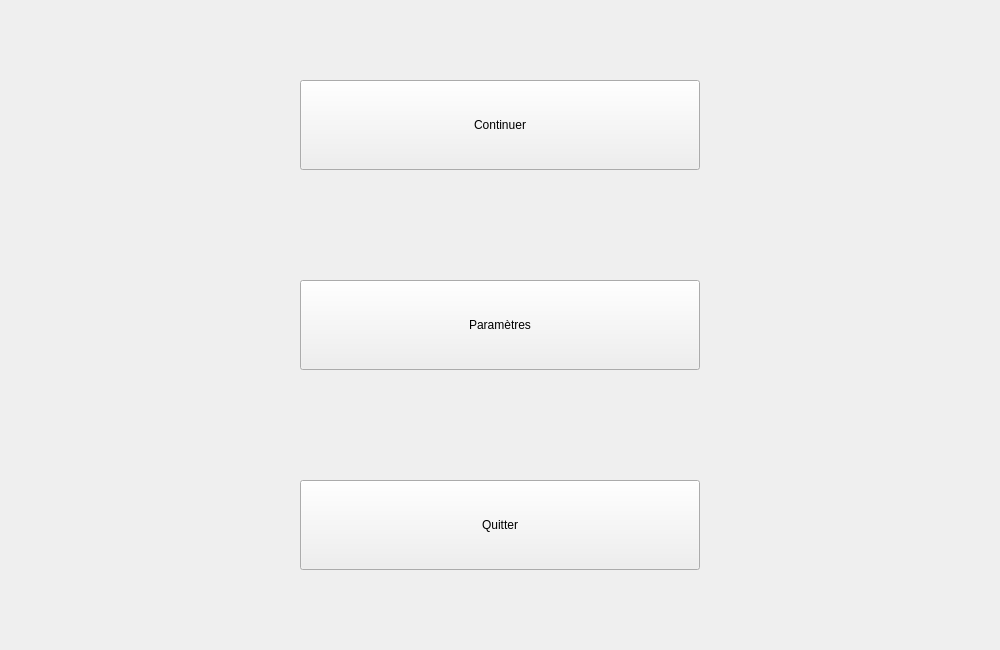
<?xml version="1.0" encoding="UTF-8"?>
<ui version="4.0">
 <class>ehcap_window</class>
 <widget class="QWidget" name="ehcap_window">
  <property name="geometry">
   <rect>
    <x>0</x>
    <y>0</y>
    <width>1000</width>
    <height>650</height>
   </rect>
  </property>
  <property name="windowTitle">
   <string>Echap</string>
  </property>
  <widget class="QPushButton" name="resume_button">
   <property name="geometry">
    <rect>
     <x>300</x>
     <y>80</y>
     <width>400</width>
     <height>90</height>
    </rect>
   </property>
   <property name="text">
    <string>Continuer</string>
   </property>
  </widget>
  <widget class="QPushButton" name="quit_button">
   <property name="geometry">
    <rect>
     <x>300</x>
     <y>480</y>
     <width>400</width>
     <height>90</height>
    </rect>
   </property>
   <property name="text">
    <string>Quitter</string>
   </property>
  </widget>
  <widget class="QPushButton" name="settings_button">
   <property name="geometry">
    <rect>
     <x>300</x>
     <y>280</y>
     <width>400</width>
     <height>90</height>
    </rect>
   </property>
   <property name="text">
    <string>Paramètres</string>
   </property>
  </widget>
 </widget>
 <resources/>
 <connections/>
</ui>
